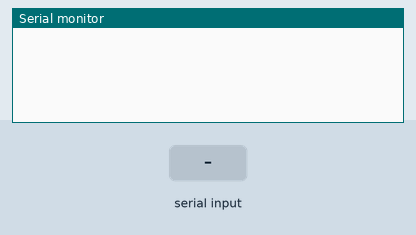
Simulated run of this sketch. Board: ESP32. Shown: the last lines printed to the serial monitor. Inputs (shaded band) come from the test bench. WiFi joins after 1.5 s; servers stay silent unless stated.

Above: at 3.0 s.
3.1 s: "p\n" received over the second serial link
At 3.8 s:
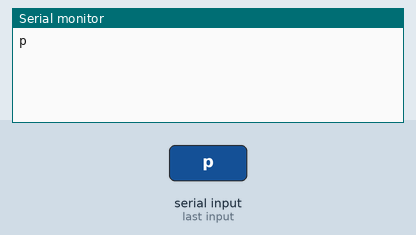
4.6 s: "s\n" received over the second serial link
At 5.0 s:
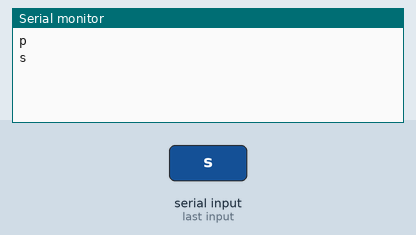
6.1 s: "g\n" received over the second serial link
At 7.3 s:
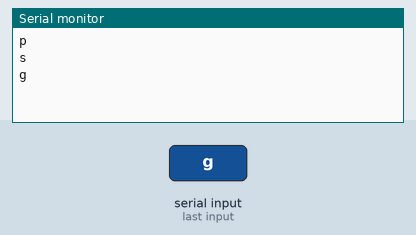
7.6 s: "b\n" received over the second serial link
At 8.4 s:
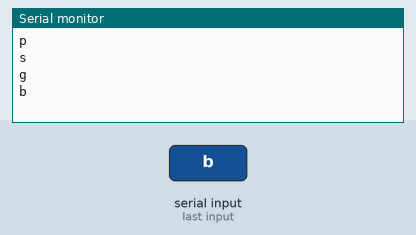
9.1 s: "1\n" received over the second serial link
At 9.6 s:
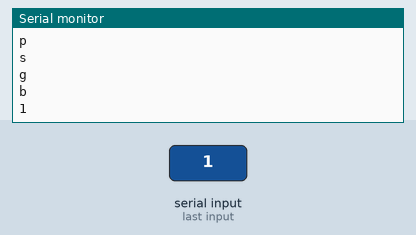

The sketch:

ESP_CODE.ino
```cpp
// (licence header left out)
/* Comment this out to disable prints and save space */
#define BLYNK_PRINT Serial

/* Fill in information from Blynk Device Info here */
#define BLYNK_TEMPLATE_ID "TMPL66sRXtJf"
#define BLYNK_TEMPLATE_NAME "Dustbin"
#define BLYNK_AUTH_TOKEN "qt_vErUcYVGfJ7qa8dDZBrxHf1Oqpls"


#include <WiFi.h>
#include <WiFiClient.h>
#include <BlynkSimpleEsp32.h>

// Your WiFi credentials.
// Set password to "" for open networks.
char ssid[] = "Niloy";
char pass[] = "112233";

void setup()
{
  // Debug console
  Serial.begin(9600);
  Serial2.begin(9600);
  Blynk.begin(BLYNK_AUTH_TOKEN, ssid, pass);
}

void loop()
{
  Blynk.run();
  if (Serial2.available() > 0) {
    String data = Serial2.readStringUntil('\n');
    Blynk.virtualWrite(V0, data.substring(0, data.indexOf("p")));
    Blynk.virtualWrite(V1, data.substring(data.indexOf("p") + 1, data.indexOf("s")));
    Blynk.virtualWrite(V2, data.substring(data.indexOf("s") + 1, data.indexOf("g")));
    Blynk.virtualWrite(V3, data.substring(data.indexOf("g") + 1, data.indexOf("b")));
    Blynk.virtualWrite(V4, data.substring(data.indexOf("b") + 1,data.length()));
    Serial.println(data);
  }
}
```

Measured:
- after the input at 3.1 s, the serial monitor: prints a new line at once (image 1)
- after the input at 4.6 s, the serial monitor: prints a new line at once (image 2)
- after the input at 6.1 s, the serial monitor: prints a new line at once (image 3)
- after the input at 7.6 s, the serial monitor: prints a new line at once (image 4)
- after the input at 9.1 s, the serial monitor: prints a new line at once (image 5)
